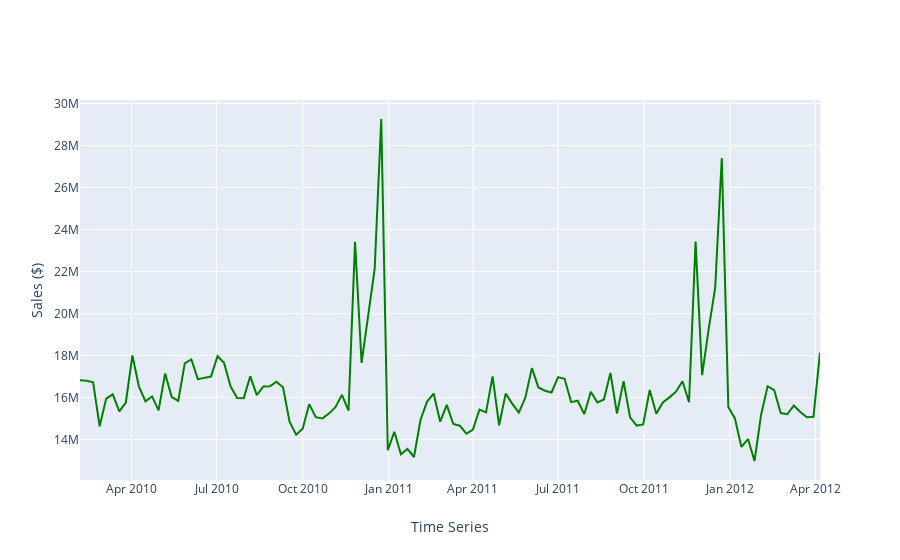

The notebook cell saved with this chart:
### Code cell
fig = go.Figure()
## Actual Sales
fig.add_trace(go.Scatter(x=train.index, y=train['cluster_1'],
    fill=None,
    name='Actuals',
    mode='lines',
    line_color='green',
    ))
## Update plot features
fig.update_layout(
    autosize=False,
    xaxis=go.layout.XAxis(title_text='Time Series'), 
    yaxis=go.layout.YAxis(title_text='Sales ($)'))

fig.show()
